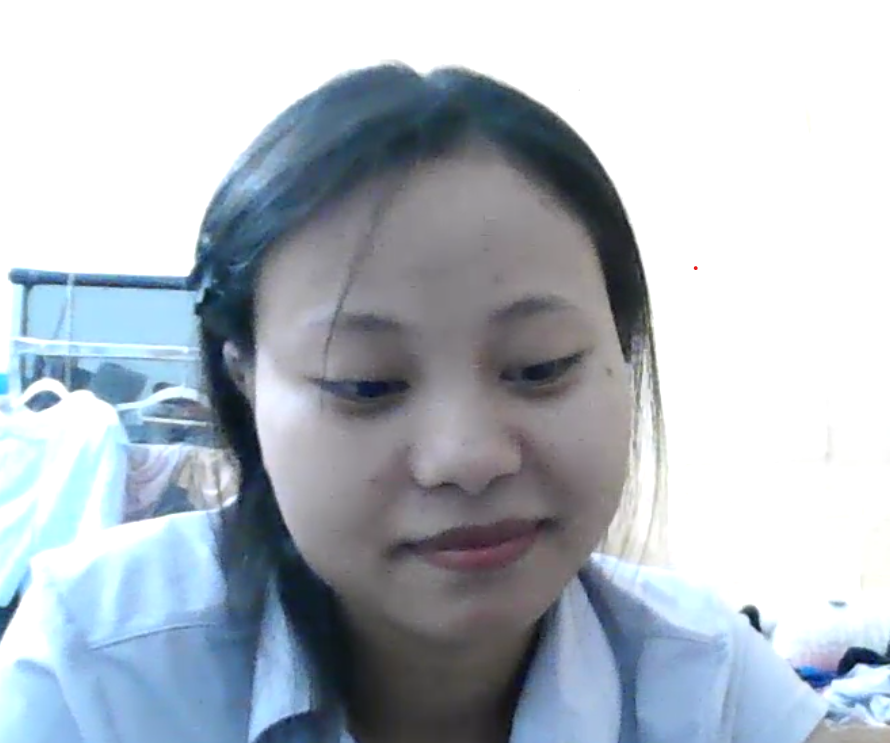
#> input picture Py-Photo/input.jpg, 890 x 743 px
$ python photo_effects.py
#> lines starting #> are read from the running program, lines starting #| are printed output that depends on the picture
import cv2
import numpy as np
import os
import sys

# Đảm bảo in tiếng Việt không bị lỗi encoding trên Windows Console
try:
    if hasattr(sys.stdout, 'reconfigure'):
        sys.stdout.reconfigure(encoding='utf-8')
    if hasattr(sys.stderr, 'reconfigure'):
        sys.stderr.reconfigure(encoding='utf-8')
except Exception:
    pass

def create_sample_image(filename):
    """Tạo một ảnh mẫu chứa các hình khối và chữ để làm mẫu thử nghiệm nếu chưa có ảnh."""
    print("Không tìm thấy ảnh 'input.jpg'. Đang tạo một ảnh mẫu tự động...")

    # Tạo ảnh nền kích thước 400x400 pixel, màu xám nhạt
    img = np.ones((400, 400, 3), dtype=np.uint8) * 220

    # Vẽ một hình tròn màu xanh lá (Green) ở trung tâm
    cv2.circle(img, (200, 200), 80, (100, 200, 100), -1)

    # Vẽ một hình chữ nhật màu đỏ (Red) ở góc trên bên trái
    cv2.rectangle(img, (50, 50), (130, 130), (100, 100, 250), -1)

    # Vẽ một hình tam giác màu xanh dương (Blue) ở góc dưới bên phải
    pts = np.array([[300, 300], [350, 250], [380, 320]], np.int32)
    pts = pts.reshape((-1, 1, 2))
    cv2.polylines(img, [pts], True, (250, 150, 100), 3)

    # Thêm chữ viết lên ảnh
    cv2.putText(img, "OpenCV Python", (70, 360), cv2.FONT_HERSHEY_SIMPLEX, 1.0, (50, 50, 50), 2)

    # Lưu ảnh mẫu
    cv2.imwrite(filename, img)
    print(f"Đã tạo ảnh mẫu '{filename}'.")

def apply_image_effects(image_path):
    # Nếu chưa có ảnh thì tự sinh ảnh mẫu để chạy thử
#> called with image_path = 'input.jpg'
    if not os.path.exists(image_path):
        create_sample_image(image_path)

    # 1. Đọc ảnh từ file
    original = cv2.imread(image_path)
#> original is the input picture: shape (743, 890, 3); mean B, G, R 194.8, 185.7, 177.2

    print("\n--- Đang xử lý các hiệu ứng ảnh ---")

    # Hiệu ứng 1: Chuyển sang ảnh xám (Grayscale)
    gray = cv2.cvtColor(original, cv2.COLOR_BGR2GRAY)
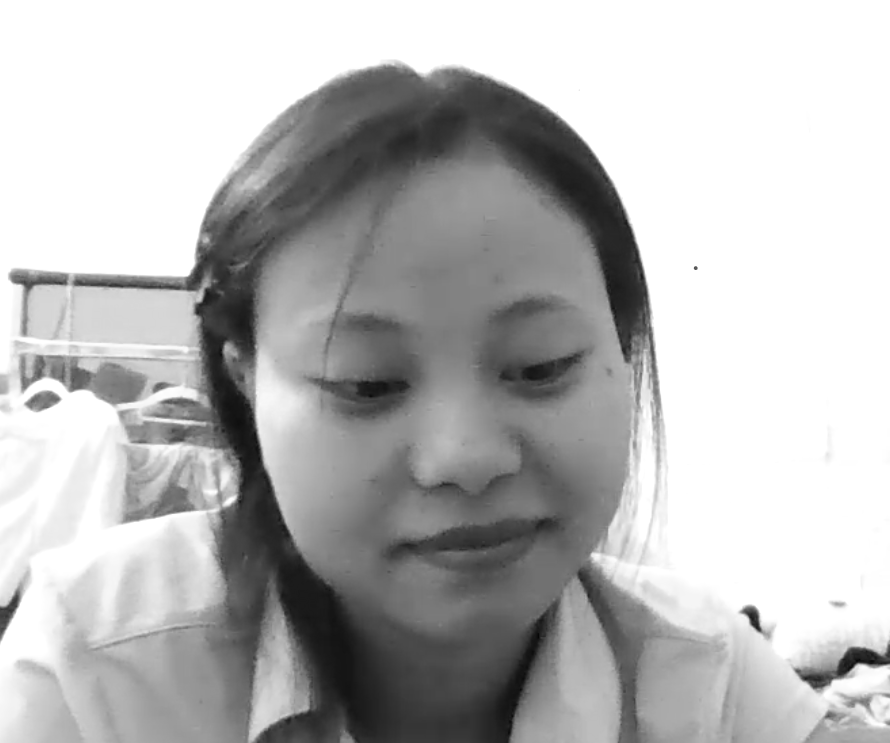
#> gray: shape (743, 890); min 7, max 255, mean 184.2

    # Hiệu ứng 2: Làm mờ ảnh bằng bộ lọc Gaussian (Gaussian Blur)
    # (15, 15) là kích thước hạt lọc (kernel size) - phải là số lẻ.
    blurred = cv2.GaussianBlur(original, (15, 15), 0)

    # Hiệu ứng 3: Phát hiện cạnh/đường viền (Canny Edge Detection)
    edges = cv2.Canny(gray, 50, 150)
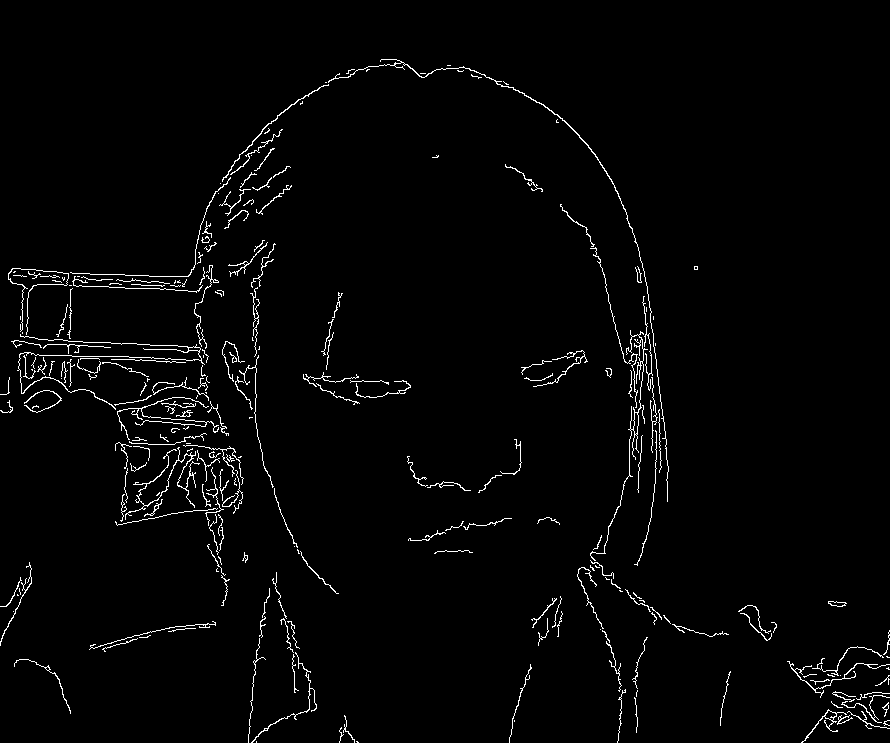
#> edges: shape (743, 890); 2.1% white in thin lines or dots

    # Hiệu ứng 4: Xoay ảnh 90 độ theo chiều kim đồng hồ
    rotated = cv2.rotate(original, cv2.ROTATE_90_CLOCKWISE)
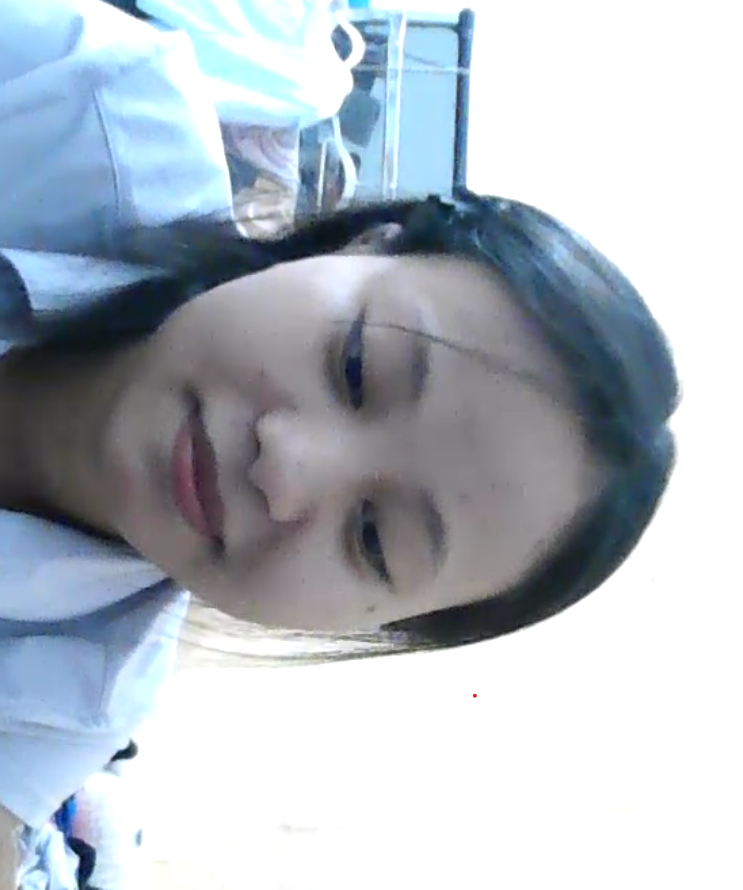
#> rotated: shape (890, 743, 3); mean B, G, R 194.8, 185.7, 177.2

    # --- LƯU CÁC KẾT QUẢ XUỐNG THƯ MỤC ---
    cv2.imwrite('output_gray.jpg', gray)
    cv2.imwrite('output_blurred.jpg', blurred)
    cv2.imwrite('output_edges.jpg', edges)
    cv2.imwrite('output_rotated.jpg', rotated)
    print("Đã lưu thành công các ảnh sau chỉnh sửa:")
    print(" - output_gray.jpg (Ảnh xám)")
    print(" - output_blurred.jpg (Ảnh mờ)")
    print(" - output_edges.jpg (Ảnh phát hiện cạnh)")
    print(" - output_rotated.jpg (Ảnh xoay 90 độ)")

    # --- HIỂN THỊ CÁC CỬA SỔ HÌNH ẢNH ---
    print("\nĐang mở các cửa sổ hiển thị ảnh...")
    print("Mẹo: Nhấp vào bất kỳ cửa sổ ảnh nào và nhấn phím bất kỳ trên bàn phím để tắt.")

    cv2.imshow('1. Original Image (Anh Goc)', original)
    cv2.imshow('2. Grayscale (Anh Xam)', gray)
    cv2.imshow('3. Gaussian Blur (Lam Mo)', blurred)
    cv2.imshow('4. Canny Edges (Tach Bien)', edges)
    cv2.imshow('5. Rotated (Xoay 90 Do)', rotated)

    # Giữ cửa sổ mở cho đến khi người dùng nhấn 1 phím bất kỳ
    cv2.waitKey(0)
    cv2.destroyAllWindows()
    print("Đã đóng chương trình xử lý ảnh.")

if __name__ == "__main__":
    apply_image_effects("input.jpg")
